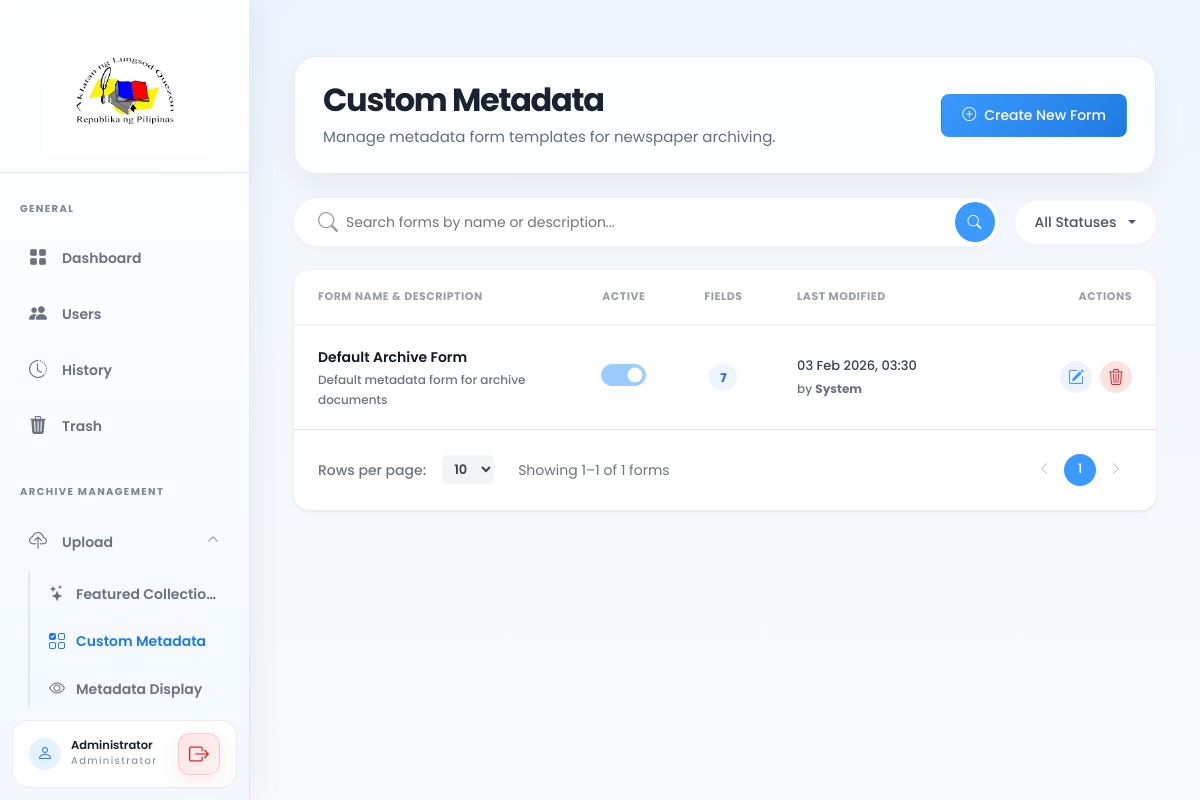
/admin_pages/form-library.php (signed in), run on the app's committed database.
### tables this page shows
CREATE TABLE IF NOT EXISTS users (
    id INT PRIMARY KEY AUTO_INCREMENT,
    username VARCHAR(50) UNIQUE NOT NULL,
    password VARCHAR(255) NOT NULL,
    full_name VARCHAR(100) NOT NULL,
    email VARCHAR(100) UNIQUE NOT NULL,
    profile_photo VARCHAR(255) DEFAULT NULL,
    role ENUM('super_admin', 'admin') DEFAULT 'admin',
    status ENUM('active', 'inactive') DEFAULT 'active',
    last_login DATETIME DEFAULT NULL,
    deleted_by INT DEFAULT NULL,
    deleted_at DATETIME DEFAULT NULL,
    created_at DATETIME DEFAULT CURRENT_TIMESTAMP,
    updated_at DATETIME DEFAULT CURRENT_TIMESTAMP ON UPDATE CURRENT_TIMESTAMP
);

CREATE TABLE IF NOT EXISTS form_templates (
    id INT PRIMARY KEY AUTO_INCREMENT,
    name VARCHAR(255) NOT NULL,
    description TEXT DEFAULT NULL,
    status ENUM('draft', 'active', 'archived') DEFAULT 'draft',
    is_active TINYINT(1) DEFAULT 0 COMMENT '1 = currently active template, 0 = inactive',
    modified_by INT DEFAULT NULL,
    created_at DATETIME DEFAULT CURRENT_TIMESTAMP,
    updated_at DATETIME DEFAULT CURRENT_TIMESTAMP ON UPDATE CURRENT_TIMESTAMP,
    INDEX idx_status (status),
    INDEX idx_is_active (is_active),
    CONSTRAINT fk_form_modified_by FOREIGN KEY (modified_by) REFERENCES users(id) ON DELETE SET NULL
);

### views/form-library.php (the view, shortened to what the rows shown need)
<?php
include __DIR__ . '/layouts/header.php';
?>
<div class="container-fluid py-4">
    <div class="page-header d-flex justify-content-between align-items-center mb-4">
        <div>
            <h1 class="page-title">Custom Metadata</h1>
        </div>
    </div>
    <div class="card border-0 shadow-sm rounded-4 overflow-hidden">
        <div class="table-responsive">
            <table class="table metadata-table mb-0 w-100" id="formTemplatesTable">
                <thead>
                    <tr>
                        <th class="ps-4" style="min-width:280px;">Form Name &amp; Description</th>
                        <th class="text-center" style="width:100px;">Active</th>
                        <th class="text-center" style="width:100px;">Fields</th>
                        <th style="width:210px;">Last Modified</th>
                        <th class="text-end pe-4" style="width:180px;">Actions</th>
                    </tr>
                </thead>
                <tbody>
                    <?php if (empty($formTemplates)): ?>
                        <tr>
                            <td colspan="6" class="text-center py-5">
                                <i class="bi bi-inbox fs-1 d-block mb-2 text-muted"></i>
                                <span class="text-muted">
                                    <?= $search || $statusFilter ? 'No forms match your filters.' : 'No form templates yet. Create your first one!' ?>
                                </span>
                            </td>
                        </tr>
                    <?php else: ?>
                        <?php foreach ($formTemplates as $template): ?>
                            <?php
                                $modifierDisplay = $template['modifier_username']
                                    ? htmlspecialchars($template['modifier_username'])
                                    : 'System';
                                $hn = htmlspecialchars($template['name']);
                                $hd = htmlspecialchars($template['description'] ?? '');
                            ?>
                            <tr class="form-template-row"
                                data-status="<?= htmlspecialchars($template['status']) ?>"
                                data-name="<?= htmlspecialchars(strtolower($template['name'])) ?>">
                                <td class="ps-4">
                                    <div class="form-name-cell"><?= $hn ?></div>
                                    <div class="form-desc-cell"><?= $hd ?: '<em>No description</em>' ?></div>
                                </td>
                                <td class="text-center">
                                    <div class="form-check form-switch d-inline-block">
                                        <input class="form-check-input set-active-toggle" type="checkbox"
                                               role="switch" data-form-id="<?= $template['id'] ?>"
                                               <?= $template['is_active'] ? 'checked disabled' : '' ?>>
                                    </div>
                                </td>
                                <td class="text-center">
                                    <span class="field-count-badge"><?= intval($template['field_count']) ?></span>
                                </td>
                                <td>
                                    <div style="font-size:13px; color:#374151; font-weight:500;">
                                        <?= date('d M Y, H:i', strtotime($template['updated_at'])) ?>
                                    </div>
                                    <div style="font-size:12px; color:#6B7280; margin-top:2px;">
                                        by <strong><?= $modifierDisplay ?></strong>
                                    </div>
                                </td>
                                <td class="text-end pe-4">
                                    <div class="d-flex align-items-center justify-content-end gap-2">
                                        <button class="action-icon-btn btn-edit-custom edit-form"
                                                data-form-id="<?= $template['id'] ?>" title="Edit">
                                            <i class="bi bi-pencil-square"></i>
                                        </button>
                                        <button class="action-icon-btn btn-delete-custom delete-form"
                                                data-form-id="<?= $template['id'] ?>" title="Delete">
                                            <i class="bi bi-trash3"></i>
                                        </button>
                                    </div>
                                </td>
                            </tr>
                        <?php endforeach; ?>
                    <?php endif; ?>
                </tbody>
            </table>
        </div>
    </div>
</div>
<?php include __DIR__ . '/layouts/footer.php'; ?>

### views/layouts/sidebar.php (shortened to what the rows shown need)
<aside class="sidebar" id="sidebar">
    <div class="sidebar-footer">
        <div class="sidebar-user-info">
            <span class="sidebar-user-name"><?= htmlspecialchars($currentUser['full_name'] ?? 'User') ?></span>
            <span class="sidebar-user-role">Administrator</span>
        </div>
    </div>
</aside>

### data on the page
users: full_name "Administrator"
form_templates: name "Default Archive Form", description "Default metadata form for archive documents", is_active "☑", field_count "7", updated_at "03 Feb 2026, 03:30", modifierDisplay "System"

### other printed values
$statusLabels[$statusFilter] "All Statuses"
$offset + 1 "1"
min($offset + $limit, $totalForms) "1"
$totalForms "1"
form field value "10"
